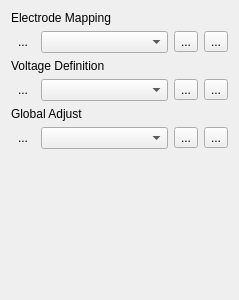
<?xml version="1.0" encoding="UTF-8"?>
<ui version="4.0">
    <class>Form</class>
    <widget class="QWidget" name="Form">
        <property name="geometry">
            <rect>
                <x>0</x>
                <y>0</y>
                <width>239</width>
                <height>300</height>
            </rect>
        </property>
        <property name="windowTitle">
            <string>Form</string>
        </property>
        <layout class="QGridLayout" name="gridLayout">
            <item row="0" column="0" colspan="2">
                <widget class="QLabel" name="label">
                    <property name="text">
                        <string>Electrode Mapping</string>
                    </property>
                </widget>
            </item>
            <item row="5" column="0">
                <widget class="QToolButton" name="loadGlobalButton">
                    <property name="text">
                        <string>...</string>
                    </property>
                    <property name="icon">
                        <iconset resource="Experiment.qrc">
                            <normaloff>:/openicon/icons/document-open-5.png</normaloff>:/openicon/icons/document-open-5.png</iconset>
                    </property>
                    <property name="autoRaise">
                        <bool>true</bool>
                    </property>
                </widget>
            </item>
            <item row="1" column="1">
                <widget class="QComboBox" name="mappingCombo"/>
            </item>
            <item row="2" column="0" colspan="2">
                <widget class="QLabel" name="label_2">
                    <property name="text">
                        <string>Voltage Definition</string>
                    </property>
                </widget>
            </item>
            <item row="1" column="0">
                <widget class="QToolButton" name="loadMappingButton">
                    <property name="text">
                        <string>...</string>
                    </property>
                    <property name="icon">
                        <iconset resource="Experiment.qrc">
                            <normaloff>:/openicon/icons/document-open-5.png</normaloff>:/openicon/icons/document-open-5.png</iconset>
                    </property>
                    <property name="autoRaise">
                        <bool>true</bool>
                    </property>
                </widget>
            </item>
            <item row="4" column="0" colspan="2">
                <widget class="QLabel" name="label_3">
                    <property name="text">
                        <string>Global Adjust</string>
                    </property>
                </widget>
            </item>
            <item row="3" column="1">
                <widget class="QComboBox" name="definitionCombo"/>
            </item>
            <item row="5" column="1">
                <widget class="QComboBox" name="globalCombo"/>
            </item>
            <item row="3" column="0">
                <widget class="QToolButton" name="loadDefinitionButton">
                    <property name="text">
                        <string>...</string>
                    </property>
                    <property name="icon">
                        <iconset resource="Experiment.qrc">
                            <normaloff>:/openicon/icons/document-open-5.png</normaloff>:/openicon/icons/document-open-5.png</iconset>
                    </property>
                    <property name="autoRaise">
                        <bool>true</bool>
                    </property>
                </widget>
            </item>
            <item row="6" column="1">
                <spacer name="verticalSpacer">
                    <property name="orientation">
                        <enum>Qt::Vertical</enum>
                    </property>
                    <property name="sizeHint" stdset="0">
                        <size>
                            <width>20</width>
                            <height>40</height>
                        </size>
                    </property>
                </spacer>
            </item>
            <item row="3" column="3">
                <widget class="QToolButton" name="removeDefinition">
                    <property name="toolTip">
                        <string>Remove definition from list</string>
                    </property>
                    <property name="text">
                        <string>...</string>
                    </property>
                    <property name="icon">
                        <iconset resource="Experiment.qrc">
                            <normaloff>:/openicon/icons/edit-clear-locationbar-rtl.png</normaloff>:/openicon/icons/edit-clear-locationbar-rtl.png</iconset>
                    </property>
                </widget>
            </item>
            <item row="3" column="4">
                <widget class="QToolButton" name="reloadDefinition">
                    <property name="toolTip">
                        <string>Reload definiton</string>
                    </property>
                    <property name="text">
                        <string>...</string>
                    </property>
                    <property name="icon">
                        <iconset resource="Experiment.qrc">
                            <normaloff>:/openicon/icons/view-refresh-7.png</normaloff>:/openicon/icons/view-refresh-7.png</iconset>
                    </property>
                </widget>
            </item>
            <item row="1" column="3">
                <widget class="QToolButton" name="removeMapping">
                    <property name="toolTip">
                        <string>Remove definition from list</string>
                    </property>
                    <property name="text">
                        <string>...</string>
                    </property>
                    <property name="icon">
                        <iconset resource="Experiment.qrc">
                            <normaloff>:/openicon/icons/edit-clear-locationbar-rtl.png</normaloff>:/openicon/icons/edit-clear-locationbar-rtl.png</iconset>
                    </property>
                </widget>
            </item>
            <item row="1" column="4">
                <widget class="QToolButton" name="reloadMapping">
                    <property name="toolTip">
                        <string>Reload definiton</string>
                    </property>
                    <property name="text">
                        <string>...</string>
                    </property>
                    <property name="icon">
                        <iconset resource="Experiment.qrc">
                            <normaloff>:/openicon/icons/view-refresh-7.png</normaloff>:/openicon/icons/view-refresh-7.png</iconset>
                    </property>
                </widget>
            </item>
            <item row="5" column="3">
                <widget class="QToolButton" name="removeGlobal">
                    <property name="toolTip">
                        <string>Remove definition from list</string>
                    </property>
                    <property name="text">
                        <string>...</string>
                    </property>
                    <property name="icon">
                        <iconset resource="Experiment.qrc">
                            <normaloff>:/openicon/icons/edit-clear-locationbar-rtl.png</normaloff>:/openicon/icons/edit-clear-locationbar-rtl.png</iconset>
                    </property>
                </widget>
            </item>
            <item row="5" column="4">
                <widget class="QToolButton" name="reloadGlobal">
                    <property name="toolTip">
                        <string>Reload definiton</string>
                    </property>
                    <property name="text">
                        <string>...</string>
                    </property>
                    <property name="icon">
                        <iconset resource="Experiment.qrc">
                            <normaloff>:/openicon/icons/view-refresh-7.png</normaloff>:/openicon/icons/view-refresh-7.png</iconset>
                    </property>
                </widget>
            </item>
        </layout>
    </widget>
    <tabstops>
        <tabstop>loadMappingButton</tabstop>
        <tabstop>loadDefinitionButton</tabstop>
        <tabstop>loadGlobalButton</tabstop>
        <tabstop>mappingCombo</tabstop>
        <tabstop>definitionCombo</tabstop>
        <tabstop>globalCombo</tabstop>
    </tabstops>
    <resources>
        <include location="Experiment.qrc"/>
    </resources>
    <connections/>
</ui>
